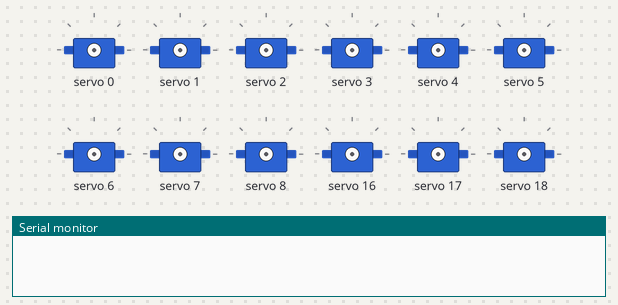
This sketch was run on a simulated Seeed XIAO ESP32-C3. On the bench: 12 × servo, the last lines printed to the serial monitor.

Above: at 0.0 s.
At 6.33 s:
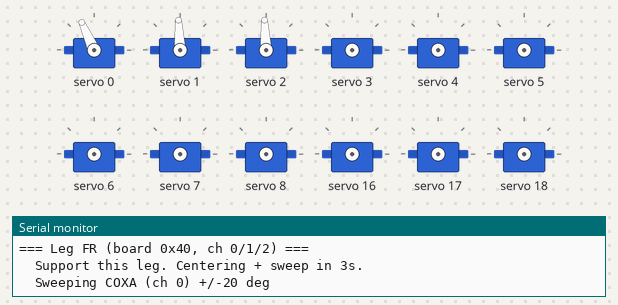
At 10.92 s:
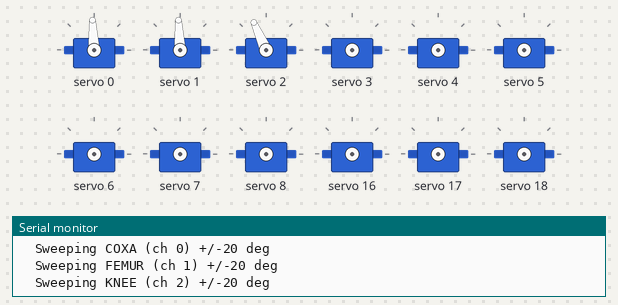
At 20.47 s:
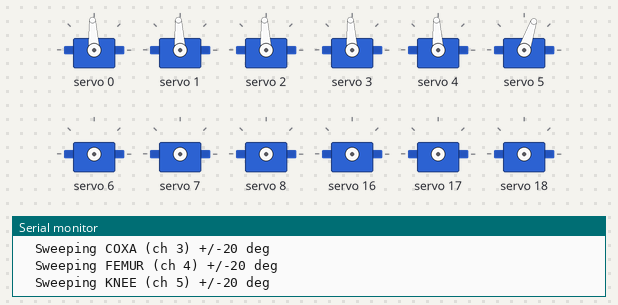
At 29.41 s:
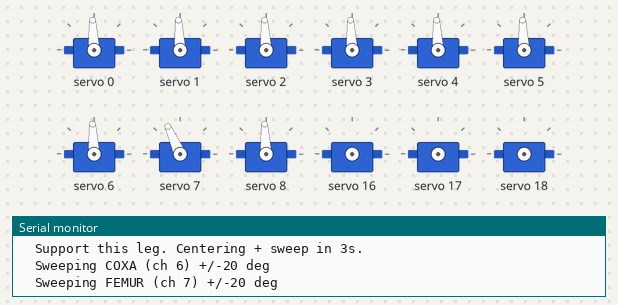
At 39.8 s:
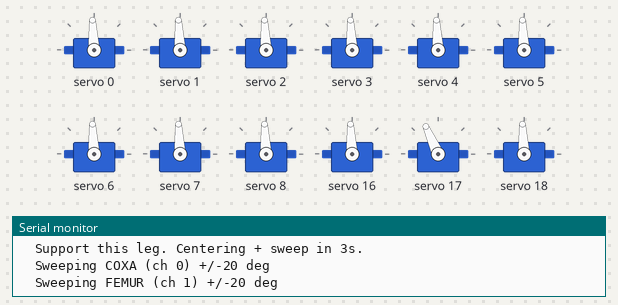
Timing chart, 0 to 40.0 s (numbered marks = the images above):
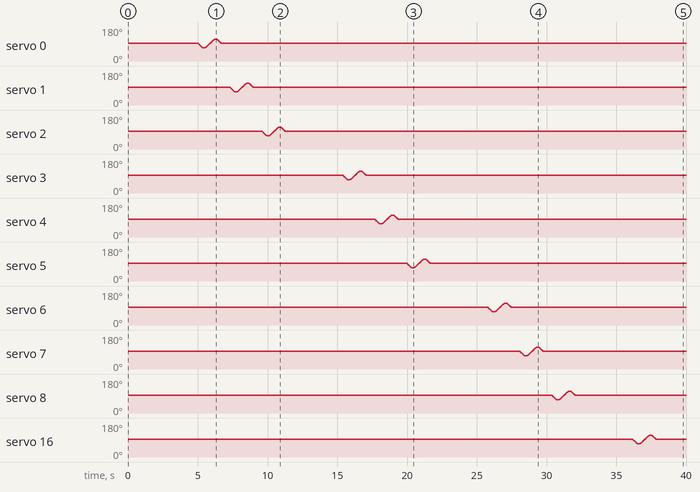

The sketch:

01b_all_legs_wakeup.ino
```cpp
// mini_hexapod stage 1b: all-legs servo wakeup.
//
// Hardware: XIAO ESP32-C3 + 2x PCA9685 (right=0x40, left=0x41).
// Behavior: For each of 6 legs in sequence (FR -> MR -> RR -> FL -> ML -> RL):
//             1. Announce on Serial + pause 3s so you can support the leg.
//             2. Center coxa/femur/knee.
//             3. Sweep each joint +/-20 deg from center, return to center.
//           One-shot in setup(); ~65s total. Reset to re-run.
//
// Confirms all 18 servos respond on both boards before stage 2 calibration.

#include <Wire.h>
#include <Adafruit_PWMServoDriver.h>

constexpr uint16_t SERVO_MIN_US = 500;
constexpr uint16_t SERVO_MAX_US = 2500;
constexpr uint16_t SERVO_CTR_US = 1500;
constexpr uint8_t  PWM_FREQ_HZ  = 50;
constexpr float    SWEEP_DEG    = 20.0f;

constexpr uint8_t ADDR_RIGHT = 0x40;
constexpr uint8_t ADDR_LEFT  = 0x41;

Adafruit_PWMServoDriver pwm_right(ADDR_RIGHT);
Adafruit_PWMServoDriver pwm_left (ADDR_LEFT);

struct LegSpec {
  const char* name;
  uint8_t board_addr;
  uint8_t coxa_ch;
  uint8_t femur_ch;
  uint8_t knee_ch;
};

const LegSpec LEGS[6] = {
  {"FR", ADDR_RIGHT, 0, 1, 2},
  {"MR", ADDR_RIGHT, 3, 4, 5},
  {"RR", ADDR_RIGHT, 6, 7, 8},
  {"FL", ADDR_LEFT,  0, 1, 2},
  {"ML", ADDR_LEFT,  3, 4, 5},
  {"RL", ADDR_LEFT,  6, 7, 8},
};

Adafruit_PWMServoDriver& driverFor(const LegSpec& leg) {
  return leg.board_addr == ADDR_RIGHT ? pwm_right : pwm_left;
}

uint16_t usToTicks(uint16_t us) {
  return (uint16_t)((uint32_t)us * PWM_FREQ_HZ * 4096UL / 1000000UL);
}

uint16_t degToUs(float deg) {
  deg = constrain(deg, -90.0f, 90.0f);
  return (uint16_t)(SERVO_CTR_US + deg * ((float)(SERVO_MAX_US - SERVO_MIN_US) / 180.0f));
}

void setServoDeg(Adafruit_PWMServoDriver& drv, uint8_t ch, float deg) {
  drv.setPWM(ch, 0, usToTicks(degToUs(deg)));
}

void sweepChannel(Adafruit_PWMServoDriver& drv, uint8_t ch, const char* name) {
  Serial.print("  Sweeping "); Serial.print(name);
  Serial.print(" (ch "); Serial.print(ch); Serial.println(") +/-20 deg");
  setServoDeg(drv, ch, 0.0f);
  delay(300);
  for (float d = 0;          d >= -SWEEP_DEG; d -= 1.0f) { setServoDeg(drv, ch, d); delay(15); }
  delay(200);
  for (float d = -SWEEP_DEG; d <=  SWEEP_DEG; d += 1.0f) { setServoDeg(drv, ch, d); delay(15); }
  delay(200);
  for (float d =  SWEEP_DEG; d >=  0.0f;      d -= 1.0f) { setServoDeg(drv, ch, d); delay(15); }
  delay(300);
}

void testLeg(const LegSpec& leg) {
  Serial.println();
  Serial.print("=== Leg "); Serial.print(leg.name);
  Serial.print(" (board 0x"); Serial.print(leg.board_addr, HEX);
  Serial.print(", ch "); Serial.print(leg.coxa_ch); Serial.print("/");
  Serial.print(leg.femur_ch); Serial.print("/"); Serial.print(leg.knee_ch);
  Serial.println(") ===");
  Serial.println("  Support this leg. Centering + sweep in 3s.");
  delay(3000);

  Adafruit_PWMServoDriver& drv = driverFor(leg);
  setServoDeg(drv, leg.coxa_ch,  0.0f);
  setServoDeg(drv, leg.femur_ch, 0.0f);
  setServoDeg(drv, leg.knee_ch,  0.0f);
  delay(500);

  sweepChannel(drv, leg.coxa_ch,  "COXA");
  sweepChannel(drv, leg.femur_ch, "FEMUR");
  sweepChannel(drv, leg.knee_ch,  "KNEE");
}

void setup() {
  Serial.begin(115200);
  delay(1000);
  Serial.println();
  Serial.println("=== mini_hexapod stage 1b: all-legs wakeup ===");
  Serial.println("Order: FR -> MR -> RR -> FL -> ML -> RL");
  Serial.println("3s pause before each leg so you can support it.");

  Wire.begin();  // XIAO ESP32-C3 default: SDA=D4(GPIO6), SCL=D5(GPIO7)
  pwm_right.begin();
  pwm_right.setOscillatorFrequency(27000000);
  pwm_right.setPWMFreq(PWM_FREQ_HZ);
  pwm_left.begin();
  pwm_left.setOscillatorFrequency(27000000);
  pwm_left.setPWMFreq(PWM_FREQ_HZ);
  delay(200);

  for (uint8_t i = 0; i < 6; ++i) {
    testLeg(LEGS[i]);
  }

  Serial.println();
  Serial.println("Done. All 18 servos exercised. Press reset to re-run.");
}

void loop() {}
```
